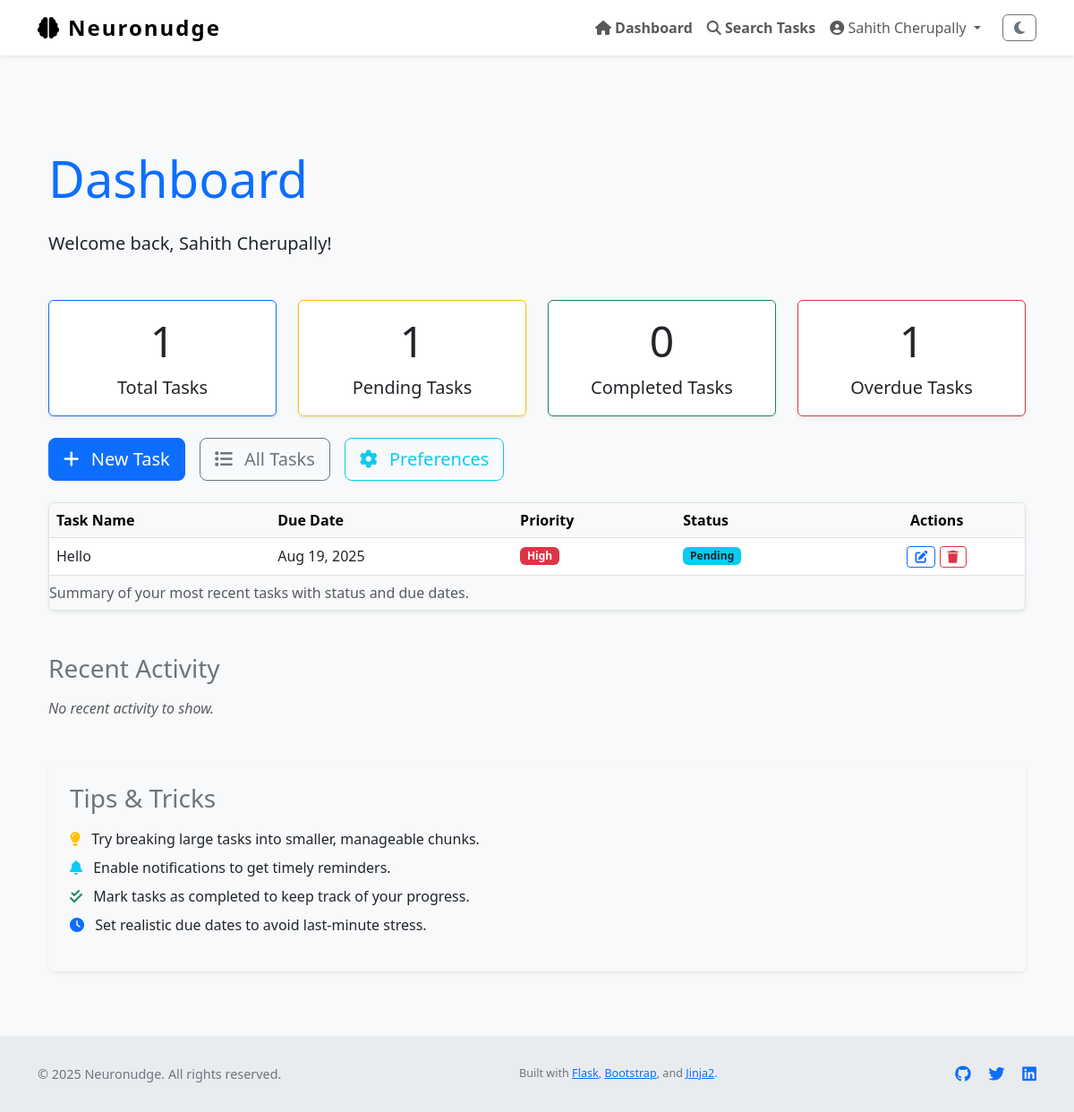
Page /dashboard (signed in) on the earlier database version.
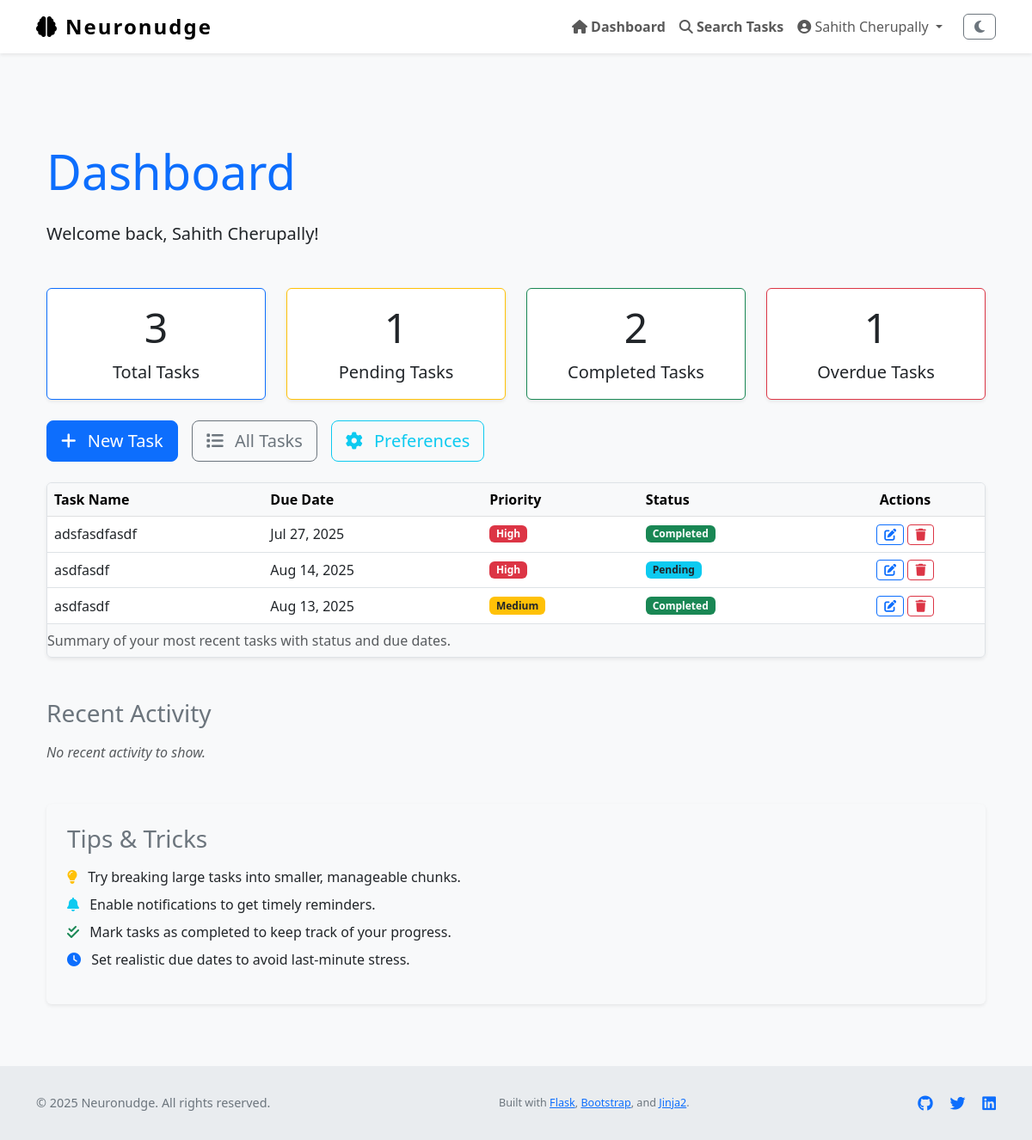
Same page on the later database version.
### Neuronudge/models.py (models this page shows, shortened)
class User(UserMixin, db.Model):
    id = db.Column(db.Integer, primary_key=True)
    name = db.Column(db.String(150), nullable=True)                # full name
    username = db.Column(db.String(150), unique=True, nullable=False)
    email = db.Column(db.String(150), unique=True, nullable=False)
    password_hash = db.Column(db.String(256), nullable=False)
    profile_type = db.Column(db.String(50), nullable=False, default='General')
    created_at = db.Column(db.DateTime, default=datetime.utcnow)
    tasks = db.relationship('Task', backref='user', lazy=True)
    logs = db.relationship('ActivityLog', backref='user', lazy=True)
    preferences = db.relationship('OnboardingPreferences', back_populates='user', uselist=False)

class Task(db.Model):
    id = db.Column(db.Integer, primary_key=True)
    title = db.Column(db.String(255), nullable=False)
    description = db.Column(db.Text)
    due_date = db.Column(db.DateTime)
    completed = db.Column(db.Boolean, default=False)
    priority = db.Column(db.Integer, default=3)         # 1 = high, 2 = med, 3 = low
    reminder_set = db.Column(db.Boolean, default=False)
    created_at = db.Column(db.DateTime, default=datetime.utcnow)
    updated_at = db.Column(db.DateTime, default=datetime.utcnow, onupdate=datetime.utcnow)
    user_id = db.Column(db.Integer, db.ForeignKey('user.id'), nullable=False)

### Neuronudge/views.py (the view)
@views.route('/dashboard')
@login_required
def dashboard():
    page = request.args.get('page', 1, type=int)
    per_page = 10
    filter_status = request.args.get('status', 'all')
    filter_priority = request.args.get('priority', 'all')
    search_term = request.args.get('search', '').strip()
    base_query = Task.query.filter_by(user_id=current_user.id)
    if filter_status == 'completed':
        base_query = base_query.filter_by(completed=True)
    elif filter_status == 'pending':
        base_query = base_query.filter_by(completed=False)
    if filter_priority in ['1', '2', '3']:
        base_query = base_query.filter_by(priority=int(filter_priority))
    if search_term:
        base_query = base_query.filter(Task.title.ilike(f'%{search_term}%'))
    tasks = base_query.all()
    paginated_tasks = base_query.order_by(
        Task.priority.asc(),
        Task.due_date.asc().nulls_last()
    ).paginate(page=page, per_page=per_page)
    total_tasks = Task.query.filter_by(user_id=current_user.id).count()
    pending_tasks = Task.query.filter_by(user_id=current_user.id, completed=False).count()
    completed_tasks = Task.query.filter_by(user_id=current_user.id, completed=True).count()
    overdue_tasks = Task.query.filter(
        Task.user_id == current_user.id,
        Task.completed == False,
        Task.due_date != None,
        Task.due_date < datetime.utcnow()
    ).count()
    task_counts = {
        'total': total_tasks,
        'pending': pending_tasks,
        'completed': completed_tasks,
        'overdue': overdue_tasks
    }
    recent_tasks = Task.query.filter_by(user_id=current_user.id).order_by(
        Task.priority.asc(),
        Task.due_date.asc().nulls_last()
    ).limit(10).all()
    onboarding = OnboardingPreferences.query.filter_by(user_id=current_user.id).first()
    return render_template(
        'dashboard.html',
        tasks=tasks,   # 👈 now available in template
        recent_tasks=recent_tasks,
        onboarding=onboarding,
        filter_status=filter_status,
        filter_priority=filter_priority,
        search_term=search_term,
        task_counts=task_counts,
        paginated_tasks=paginated_tasks
    )

### Neuronudge/templates/dashboard.html (shortened to what this page needs)
﻿{% extends "layout.html" %}
{% block content %}
<section aria-labelledby="dashboardHeading" class="my-5">
    <div class="container">
        <h1 id="dashboardHeading" class="mb-4 display-4 text-primary">Dashboard</h1>
        <p class="lead">Welcome back, {{ current_user.name or current_user.email }}!</p>
        <div class="row g-4 my-4">
            <div class="col-md-3 col-sm-6" role="region" aria-label="Tasks summary">
                <div class="card shadow-sm border-primary h-100">
                    <div class="card-body text-center">
                        <h2 class="card-title display-5">{{ task_counts.total }}</h2>
                        <p class="card-text fs-5">Total Tasks</p>
                    </div>
                </div>
            </div>
            <div class="col-md-3 col-sm-6" role="region" aria-label="Pending tasks summary">
                <div class="card shadow-sm border-warning h-100">
                    <div class="card-body text-center">
                        <h2 class="card-title display-5">{{ task_counts.pending }}</h2>
                        <p class="card-text fs-5">Pending Tasks</p>
                    </div>
                </div>
            </div>
            <div class="col-md-3 col-sm-6" role="region" aria-label="Completed tasks summary">
                <div class="card shadow-sm border-success h-100">
                    <div class="card-body text-center">
                        <h2 class="card-title display-5">{{ task_counts.completed }}</h2>
                        <p class="card-text fs-5">Completed Tasks</p>
                    </div>
                </div>
            </div>
            <div class="col-md-3 col-sm-6" role="region" aria-label="Overdue tasks summary">
                <div class="card shadow-sm border-danger h-100">
                    <div class="card-body text-center">
                        <h2 class="card-title display-5">{{ task_counts.overdue }}</h2>
                        <p class="card-text fs-5">Overdue Tasks</p>
                    </div>
                </div>
            </div>
        </div>
        <div class="d-flex flex-wrap gap-3 my-4" role="region" aria-label="Quick actions">
            <a href="{{ url_for('views.create_task') }}" class="btn btn-lg btn-primary" aria-label="Create new task">
                <i class="fa-solid fa-plus me-2"></i> New Task
            </a>
            <a href="{{ url_for('views.task_list') }}" class="btn btn-lg btn-outline-secondary" aria-label="View all tasks">
                <i class="fa-solid fa-list me-2"></i> All Tasks
            </a>
            <a href="{{ url_for('views.onboarding') }}" class="btn btn-lg btn-outline-info" aria-label="Update preferences">
                <i class="fa-solid fa-gear me-2"></i> Preferences
            </a>
        </div>
        <div class="table-responsive shadow-sm rounded border mb-5">
            <table class="table table-hover align-middle mb-0" aria-describedby="taskOverviewDesc">
                <caption id="taskOverviewDesc">Summary of your most recent tasks with status and due dates.</caption>
                <thead class="table-light">
                    <tr>
                        <th scope="col">Task Name</th>
                        <th scope="col">Due Date</th>
                        <th scope="col">Priority</th>
                        <th scope="col">Status</th>
                        <th scope="col" class="text-center">Actions</th>
                    </tr>
                </thead>
                <tbody>
                    {% if recent_tasks %}
                        {% for task in recent_tasks %}
                        <tr>
                            <td>{{ task.title }}</td>
                            <td>{{ task.due_date.strftime('%b %d, %Y') if task.due_date else 'No due date' }}</td>
                            <td>
                                {% if task.priority == 1 %}
                                    <span class="badge bg-danger">High</span>
                                {% elif task.priority == 2 %}
                                    <span class="badge bg-warning text-dark">Medium</span>
                                {% elif task.priority == 3 %}
                                    <span class="badge bg-secondary">Low</span>
                                {% else %}
                                    <span class="badge bg-secondary">Unknown</span>
                                {% endif %}
                            </td>
                            <td>
                                {% if task.completed %}
                                    <span class="badge bg-success">Completed</span>
                                {% else %}
                                    <span class="badge bg-info text-dark">Pending</span>
                                {% endif %}
                            </td>
                            <td class="text-center">
                                <a href="{{ url_for('views.edit_task', id=task.id) }}" class="btn btn-sm btn-outline-primary" aria-label="Edit task {{ task.title }}">
                                    <i class="fa-solid fa-pen-to-square"></i>
                                </a>
                                <button type="button" class="btn btn-sm btn-outline-danger btn-delete-task" data-task-id="{{ task.id }}" aria-label="Delete task {{ task.title }}">
                                    <i class="fa-solid fa-trash"></i>
                                </button>
                            </td>
                        </tr>
                        {% endfor %}
                    {% else %}
                    <tr>
                        <td colspan="5" class="text-center text-muted">No recent tasks found. Start by creating a new task!</td>
                    </tr>
                    {% endif %}
                </tbody>
            </table>
        </div>
        <section aria-labelledby="activityFeedHeading" class="mb-5">
            <h2 id="activityFeedHeading" class="h3 mb-3 text-secondary">Recent Activity</h2>
            {% if recent_activity %}
            <ul class="list-group list-group-flush">
                {% for activity in recent_activity %}
                <li class="list-group-item d-flex justify-content-between align-items-center">
                    <div>
                        <i class="fa-solid fa-history text-muted me-2"></i>
                        {{ activity.description }}
                    </div>
                    <small class="text-muted">{{ activity.timestamp.strftime('%b %d, %Y %H:%M') }}</small>
                </li>
                {% endfor %}
            </ul>
            {% else %}
            <p class="text-muted fst-italic">No recent activity to show.</p>
            {% endif %}
        </section>
        <section aria-labelledby="tipsHeading" class="bg-light p-4 rounded shadow-sm">
            <h2 id="tipsHeading" class="h3 mb-3 text-secondary">Tips & Tricks</h2>
            <ul class="list-unstyled">
                <li class="mb-2">
                    <i class="fa-solid fa-lightbulb text-warning me-2"></i>
                    Try breaking large tasks into smaller, manageable chunks.
                </li>
                <li class="mb-2">
                    <i class="fa-solid fa-bell text-info me-2"></i>
                    Enable notifications to get timely reminders.
                </li>
                <li class="mb-2">
                    <i class="fa-solid fa-check-double text-success me-2"></i>
                    Mark tasks as completed to keep track of your progress.
                </li>
                <li class="mb-2">
                    <i class="fa-solid fa-clock text-primary me-2"></i>
                    Set realistic due dates to avoid last-minute stress.
                </li>
            </ul>
        </section>
    </div>
</section>
{% endblock %}

### Neuronudge/templates/layout.html (shortened to what this page needs)
<!DOCTYPE html>
<html lang="en" class="h-100" data-theme="light">
<head>
    <link href="https://cdn.jsdelivr.net/npm/bootstrap@5.3.0/dist/css/bootstrap.min.css" rel="stylesheet" />
    <link href="https://cdnjs.cloudflare.com/ajax/libs/font-awesome/6.4.0/css/all.min.css" rel="stylesheet" />
    <link rel="stylesheet" href="{{ url_for('static', filename='style.css') }}" />
</head>
<body class="d-flex flex-column h-100" role="document" aria-live="polite" aria-busy="false" aria-label="Neuronudge main document">
<nav class="navbar navbar-expand-lg navbar-light fixed-top bg-white shadow-sm" role="navigation" aria-label="Main navigation">
    <div class="container">
        <a class="navbar-brand d-flex align-items-center" href="{{ url_for('views.home') }}" aria-label="Neuronudge homepage">
            <i class="fa-solid fa-brain me-2" aria-hidden="true"></i> Neuronudge
        </a>
        <div class="collapse navbar-collapse" id="navbarNav">
            <ul class="navbar-nav ms-auto align-items-center" role="menubar">
                {% if current_user.is_authenticated %}
                    <li class="nav-item" role="none">
                        <a class="nav-link fw-semibold" href="{{ url_for('views.dashboard') }}" role="menuitem">
                            <i class="fa-solid fa-house"></i> Dashboard
                        </a>
                    </li>
                    <li class="nav-item" role="none">
                        <a class="nav-link fw-semibold" href="{{ url_for('views.task_search') }}" role="menuitem">
                            <i class="fa-solid fa-magnifying-glass"></i> Search Tasks
                        </a>
                    </li>
                    <li class="nav-item dropdown" role="none">
                        <a class="nav-link dropdown-toggle" href="#" id="profileDropdown" role="button"
                           data-bs-toggle="dropdown" aria-expanded="false" aria-haspopup="true" aria-controls="profileDropdownMenu">
                            <i class="fa-solid fa-user-circle"></i> {{ current_user.name or current_user.email }}
                        </a>
                    </li>
                    <li class="nav-item" role="none">
                        <button id="darkModeToggle" class="btn btn-outline-secondary ms-3" aria-pressed="false" aria-label="Toggle dark mode">
                            <i class="fa-solid fa-moon"></i>
                        </button>
                    </li>
                {% endif %}
            </ul>
        </div>
    </div>
</nav>
<div class="flash-message container position-fixed top-0 end-0 p-3" role="region" aria-live="assertive" aria-atomic="true">
</div>
<main role="main" class="container flex-grow-1 my-4" tabindex="-1">
    {% block content %}{% endblock %}
</main>
<footer class="footer mt-auto" role="contentinfo">
    <div class="container d-flex flex-column flex-md-row justify-content-between align-items-center">
        <p class="mb-2 mb-md-0">&copy; {{ current_year if current_year else "2025" }} Neuronudge. All rights reserved.</p>
        <p class="mb-0">
            <small>
                Built with
                <a href="https://flask.palletsprojects.com/" target="_blank" rel="noopener noreferrer">Flask</a>,
                <a href="https://getbootstrap.com/" target="_blank" rel="noopener noreferrer">Bootstrap</a>,
                and
                <a href="https://jinja.palletsprojects.com/" target="_blank" rel="noopener noreferrer">Jinja2</a>.
            </small>
        </p>
        <div>
            <a href="https://github.com/your-repo" target="_blank" aria-label="GitHub repository" class="text-decoration-none me-3">
            </a>
            <a href="https://twitter.com/yourhandle" target="_blank" aria-label="Twitter profile" class="text-decoration-none me-3">
            </a>
            <a href="https://linkedin.com/in/yourprofile" target="_blank" aria-label="LinkedIn profile" class="text-decoration-none">
            </a>
        </div>
    </div>
</footer>
</body>
</html>

Differences in the rows shown:
removed Task: title "Hello", due_date "Aug 19, 2025", priority "High", completed "Pending"
now on this page (row edited): Task: title "adsfasdfasdf", due_date "Jul 27, 2025", priority "High", completed "Completed"
added Task: title "asdfasdf", due_date "Aug 14, 2025", priority "High", completed "Pending"
added Task: title "asdfasdf", due_date "Aug 13, 2025", priority "Medium", completed "Completed"
Other differences:
{{ task_counts.total }}: "1" → "3"
{{ task_counts.completed }}: "0" → "2"
